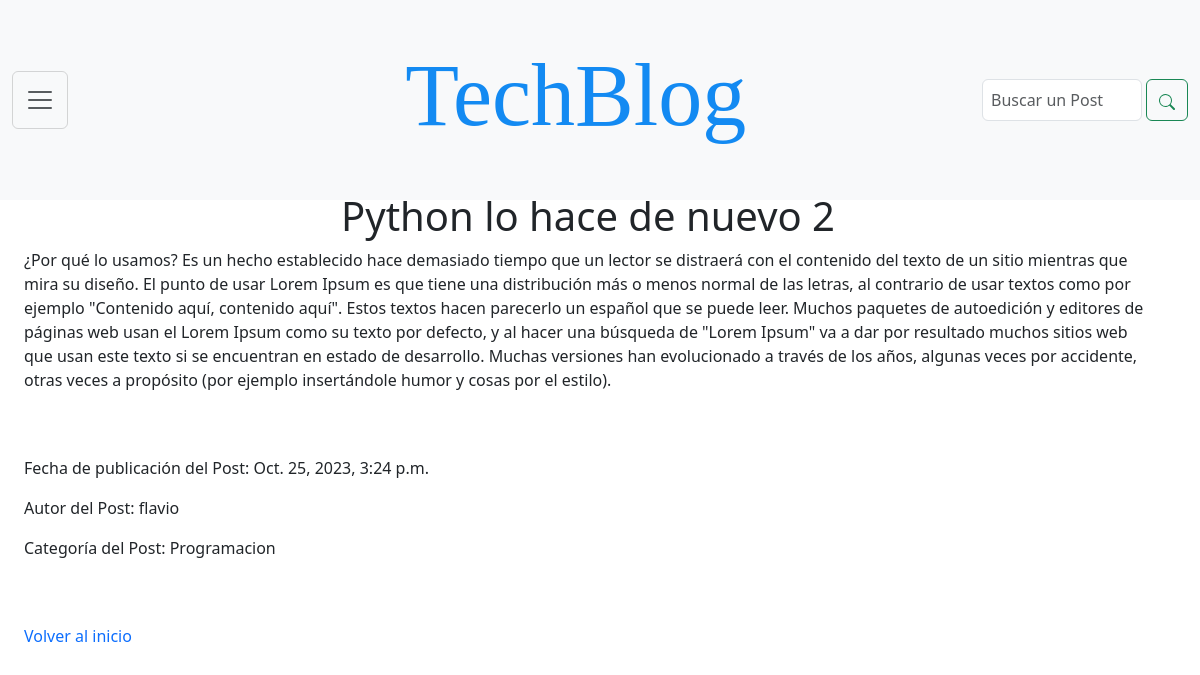
The page /inicio_blog/2 on the database as committed earlier.
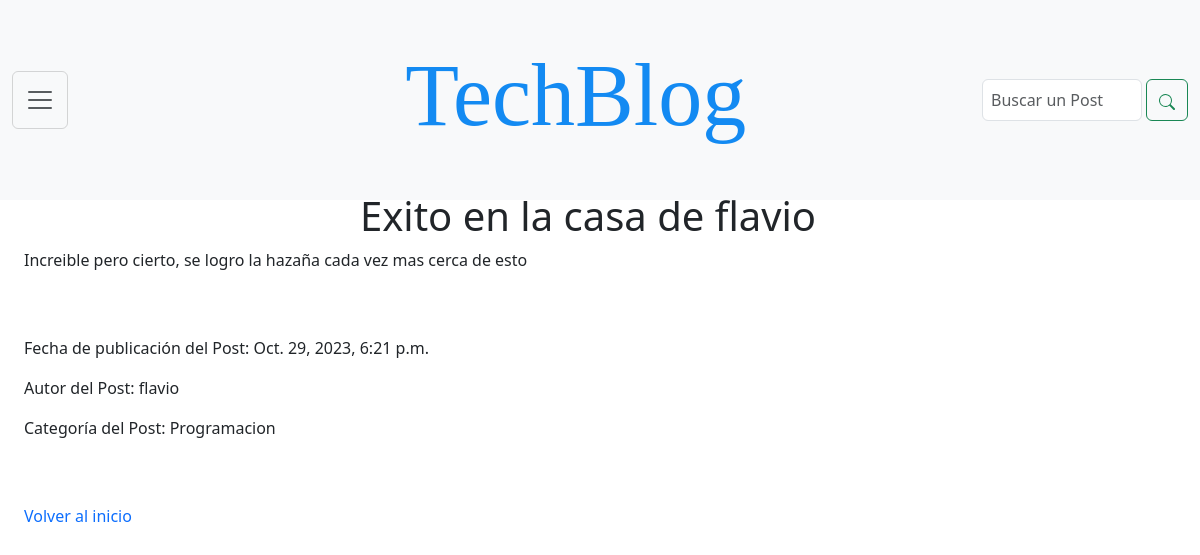
The same page on the database as committed later.
### inicio_blog/models.py (models this page shows, shortened)
class Posteos(models.Model):
    titulo_posteo = models.CharField(max_length=100)
    descripcion_posteo = models.CharField(max_length=120)
    redaccion_posteo = models.TextField()
    autor_posteo = models.ForeignKey(User, on_delete=models.CASCADE)
    fecha_posteo = models.DateTimeField(auto_now_add=True)
    CATEGORIAS = [
        ('Programacion', 'Programación'),
        ('Robotica', 'Robótica'),
        ('Inteligencia Artificial', 'Inteligencia Artificial'),
    ]
    categoria_posteo = models.CharField(
        max_length=25,
        choices=CATEGORIAS,
        default='Programacion',
    )

### inicio_blog/views.py (the view)
# urls.py: path('inicio_blog/<int:id>', views.posteo_completo, name='posteo'),
def posteo_completo(request, id):
    posteos = get_object_or_404(Posteos, pk=id)
    return render(request, 'inicio_blog/posteo.html', {'posteos': posteos})

### inicio_blog/templates/inicio_blog/posteo.html
{% extends 'base.html' %}
{% block content %}
  <main style="margin-top: 14%;">
    <section class="row contenedor-section p-20 col-md-12">
      <div class="">
        <h1 style="text-align:center">{{ posteos.titulo_posteo }}</h1>
        <p>{{ posteos.redaccion_posteo }}</p>
        <br>
        <br>
        <p><span>Fecha de publicación del Post:  {{ posteos.fecha_posteo }}</span></p>
        <p><span>Autor del Post:  {{ posteos.autor_posteo }}</span></p>
        <p><span>Categoría del Post:  {{ posteos.categoria_posteo }}</span></p>
        <br>
        <br>
        <a href="./"><p>Volver al inicio</p></a>
      </div>
    </section>
  </main>
{% endblock %}

### templates/base.html (shortened to what this page needs)
{% load static %}
<!DOCTYPE html>
<html lang="es">
<head>
    <link href="https://cdn.jsdelivr.net/npm/bootstrap@5.3.2/dist/css/bootstrap.min.css" rel="stylesheet">
    <link rel="stylesheet" href= {% static "css/styles.css" %}>
</head>
<body>
    <header class="header">
        <nav class="navbar sticky-top bg-body-tertiary fixed-top">
            <div class="container-fluid d-f justify-content-space-beetwen">
                <button class="navbar-toggler" type="button" data-bs-toggle="offcanvas" data-bs-target="#offcanvasNavbar" aria-controls="offcanvasNavbar" aria-label="Toggle navigation">
                    <span class="navbar-toggler-icon"></span>
                </button>
                <h1 style="margin-left: 10%;"><a class="navbar-brand" href="#">TechBlog</a></h1>
                <form class="d-flex" role="search">
                    <input class="form-control me-1" type="search" placeholder="Buscar un Post" name="titulo_posteo" aria-label="Search">
                    <button class="btn btn-outline-success" type="submit">
                    </button>
                </form>
            </div>
        </nav>
    </header>
    {% block content %}
    {% endblock %}
</body>
</html>

### inicio_blog/static/css/styles.css (style rules this page uses)
a { text-decoration: none; font-style: inherit; }
.navbar { position: fixed; height: 25%; }
.navbar-toggler-icon { padding: .5rem; height:3rem; border: none; }
.navbar-brand { font-family: 'Times New Roman', Times, serif; font-size: 5.5rem; color: #138af2; }
.form-control { width: 10rem; padding: .5rem; }
.contenedor-section { padding: 2%; }

Rows that differ between the two databases and show on the page:
changed Posteos "Programacion": titulo_posteo "Python lo hace de nuevo 2" → "Exito en la casa de flavio"; redaccion_posteo "¿Por qué lo usamos? Es un hecho establecido hace demasiado tiempo que un lector se distraerá con el contenido del texto de un sitio mientras que mira su diseño. El punto de usar Lorem Ipsum es que tiene una distribución más o menos normal de las letras, al contrario de usar textos como por ejemplo \"Contenido aquí, contenido aquí\". Estos textos hacen parecerlo un español que se puede leer. Muchos paquetes de autoedición y editores de páginas web usan el Lorem Ipsum como su texto por defecto, y al hacer una búsqueda de \"Lorem Ipsum\" va a dar por resultado muchos sitios web que usan este texto si se encuentran en estado de desarrollo. Muchas versiones han evolucionado a través de los años,…" → "Increible pero cierto, se logro la hazaña cada vez mas cerca de esto"; fecha_posteo "Oct. 25, 2023, 3:24 p.m." → "Oct. 29, 2023, 6:21 p.m."
